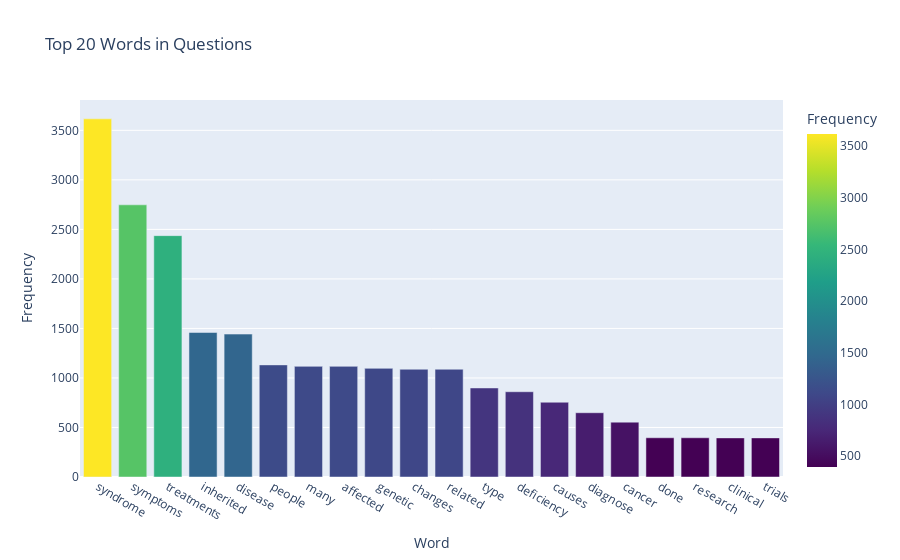

Notebook source saved alongside this figure:
### Code cell
nltk.download('stopwords')
stop_words = set(stopwords.words("english"))

def clean_text(text):
    return re.sub(r"[^a-zA-Z0-9\s]", "", text.lower())

all_q_words = " ".join(df["Question"].apply(clean_text)).split()
filtered_q_words = [w for w in all_q_words if w not in stop_words]
top_q = Counter(filtered_q_words).most_common(20)

q_df = pd.DataFrame(top_q, columns=["Word","Frequency"])

fig = px.bar(
    q_df,
    x="Word",
    y="Frequency",
    title="Top 20 Words in Questions",
    color="Frequency",
    color_continuous_scale="viridis"
)
fig.show()

### Figure 1 — Plotly figure (JSON) as saved in the notebook; plotly's stock layout.template omitted (floating-point values rounded to 4 significant figures)
{"data": [{"hovertemplate": "Word=%{x}<br>Frequency=%{marker.color}<extra></extra>", "legendgroup": "", "marker": {"color": [3616, 2748, 2437, 1459, 1443, 1132, 1117, 1117, 1097, 1088, 1088, 899, 861, 755, 649, 554, 396, 396, 395, 395], "coloraxis": "coloraxis", "pattern": {"shape": ""}}, "name": "", "orientation": "v", "showlegend": false, "textposition": "auto", "type": "bar", "x": ["syndrome", "symptoms", "treatments", "inherited", "disease", "people", "many", "affected", "genetic", "changes", "related", "type", "deficiency", "causes", "diagnose", "cancer", "done", "research", "clinical", "trials"], "xaxis": "x", "y": [3616, 2748, 2437, 1459, 1443, 1132, 1117, 1117, 1097, 1088, 1088, 899, 861, 755, 649, 554, 396, 396, 395, 395], "yaxis": "y"}], "layout": {"barmode": "relative", "coloraxis": {"colorbar": {"title": {"text": "Frequency"}}, "colorscale": [[0, "#440154"], [0.1111, "#482878"], [0.2222, "#3e4989"], [0.3333, "#31688e"], [0.4444, "#26828e"], [0.5556, "#1f9e89"], [0.6667, "#35b779"], [0.7778, "#6ece58"], [0.8889, "#b5de2b"], [1, "#fde725"]]}, "legend": {"tracegroupgap": 0}, "title": {"text": "Top 20 Words in Questions"}, "xaxis": {"anchor": "y", "domain": [0, 1], "title": {"text": "Word"}}, "yaxis": {"anchor": "x", "domain": [0, 1], "title": {"text": "Frequency"}}}}
